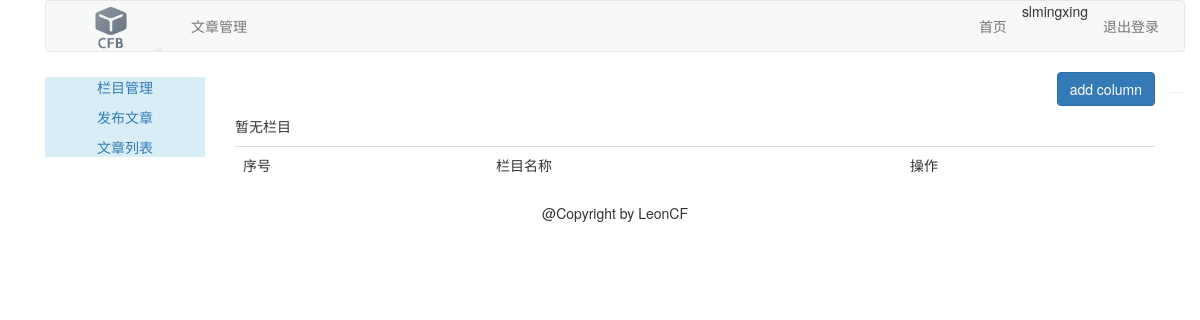
Before: /article/article-column/ (signed in) with the older database file.
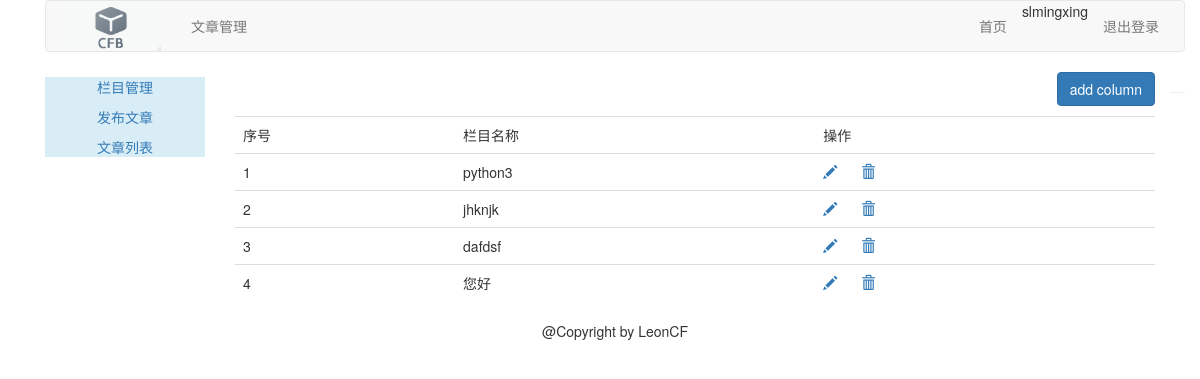
After: the same page with the newer database file.
### article/models.py (models this page shows, shortened)
class ArticleColumn(models.Model):
    user=models.ForeignKey(User,related_name='article_column')
    column=models.CharField(max_length=200)
    created=models.DateField(auto_now_add=True)

### article/views.py (the view, shortened to what this page needs)
@login_required(login_url='/account/login/')
@csrf_exempt
def article_column(request):
    if request.method=="GET":
        columns=ArticleColumn.objects.filter(user=request.user)
        column_form=ArticleColumnForm()
        return render(request,"article/column/article_column.html",{"columns":columns,'column_form':column_form})

### templates/article/column/article_column.html (shortened to what this page needs)
{% extends "article/base.html" %}
{% load staticfiles %}
{% block content %}
<div>
    <p class="text-right"><button id="add_column" onclick="add_column()" class="btn btn-primary">add column</button></p>
    <table class="table table-hover">
        <tr>
            <td>序号</td>
            <td>栏目名称</td>
            <td>操作</td>
        </tr>
        {% for column in columns %}
        <tr>
            <td>{{ forloop.counter }}</td>
            <td>{{ column.column }}</td>
            <td>
                <a name="edit" href="javascript:" onclick="edit_column(this,{{column.id}})"><span class="glyphicon glyphicon-pencil"></span></a>
                <a name="delete" href="javascript:" onclick="del_column(this,{{ column.id }})"><span class="glyphicon glyphicon-trash" style="margin-left: 20px;"></span></a></td>
        </tr>
        {% empty %}
        <p>暂无栏目</p>
        {% endfor %}
    </table>
</div>
{% endblock %}

Changed rows visible on the page:
added ArticleColumn: column "python3"
added ArticleColumn: column "jhknjk"
added ArticleColumn: column "dafdsf"
added ArticleColumn: column "您好"
Other visible differences:
text no longer shown: "暂无栏目"
